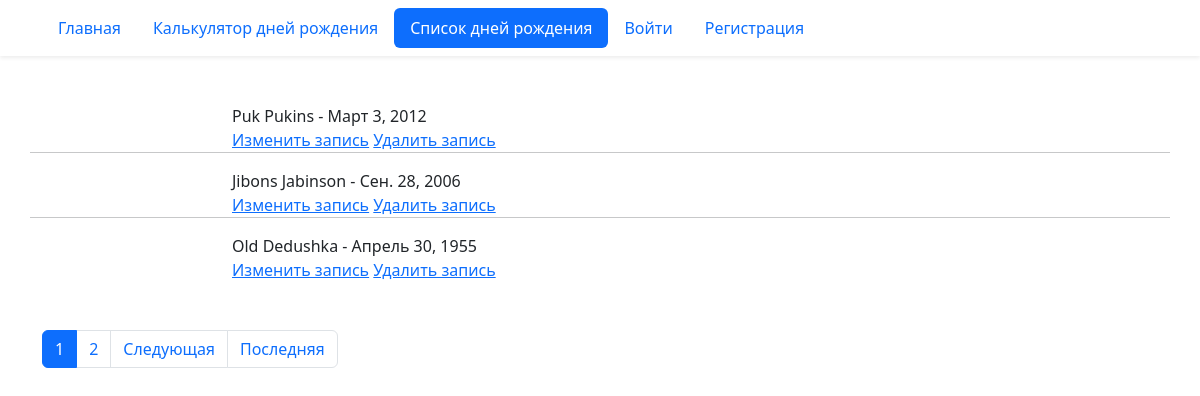
/birthday/list/, run on an earlier commit of the app's database.
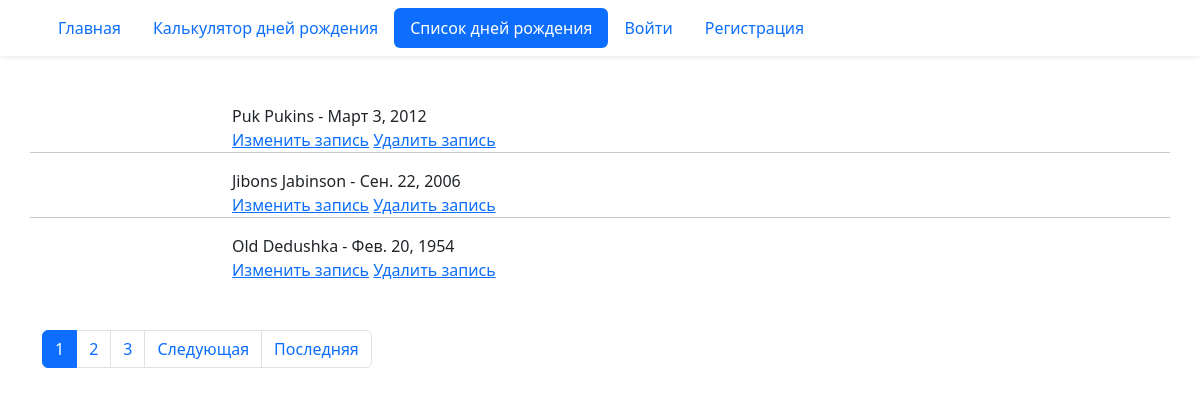
And on a later commit of the database.
### birthday/models.py (models this page shows)
class Birthday(models.Model):
    first_name = models.CharField('Имя', max_length=30)
    last_name = models.CharField(
        'Фамилия', blank=True, help_text='Необязательное поле', max_length=30
    )
    birthday = models.DateField('Дата рождения', validators=(real_age,))
    image = models.ImageField('Фото', upload_to='birthdays_images', blank=True)
    class Meta:
        constraints = (
            models.UniqueConstraint(
                fields=('first_name', 'last_name', 'birthday'),
                name='Unique person constraint',
            ),
        )

### birthday/views.py (the view)
# urls.py: path('list/', views.BirthdayListView.as_view(), name='list'),
class BirthdayListView(ListView):
    model = Birthday
    ordering = 'id'
    paginate_by = 3

### templates/birthday/birthday_list.html (shortened to what this page needs)
{% extends "base.html" %}
{% block content %}
  {% for birthday in page_obj %}
    <div class="row">
      <div class="col-2">
      </div>
      <div class="col-10">
        <div>
          {{ birthday.first_name }} {{ birthday.last_name }} - {{ birthday.birthday }}
        </div>
        <div>
          <a href="{% url 'birthday:edit' birthday.id %}">Изменить запись</a> <a href="{% url 'birthday:delete' birthday.id %}">Удалить запись</a>
        </div>
      </div>
      {% if not forloop.last %}
        <hr>
      {% endif %}
    </div>
  {% endfor %}
  {% include "includes/paginator.html" %}
{% endblock %}

### templates/base.html (shortened to what this page needs)
<!DOCTYPE html>
<html lang="ru">
  <head>
    {% load django_bootstrap5 %}
    {% bootstrap_css %}
  </head>
  <body>
    {% include "includes/header.html" %}
    <div class="container pt-5">
      {% block content %}{% endblock %}
    </div>
  </body>
</html>

### templates/includes/header.html
<header>
  <nav class="navbar shadow-sm">
    <div class="container">
      {% with request.resolver_match.view_name as view_name %}
        <ul class="nav nav-pills">
          <li class="nav-item">
            <a class="nav-link {% if view_name == 'pages:homepage' %} active {% endif %}"
              href="{% url 'pages:homepage' %}">
              Главная
            </a>
          </li>
          <li class="nav-item">
            <a class="nav-link {% if view_name == 'birthday:create' %} active {% endif %}"
              href="{% url 'birthday:create' %}">
              Калькулятор дней рождения
            </a>
          </li>
          <li class="nav-item">
            <a class="nav-link {% if view_name == 'birthday:list' %} active {% endif %}" href="{% url 'birthday:list' %}">
              Cписок дней рождения
            </a>
          </li>
          {% if user.is_authenticated %}
            <span class="navbar-text">Пользователь: <b>{{ user.username }}</b></span>
            <li class="nav-item">
              <a class="nav-link{% if view_name == 'password_change' %} active {% endif %}"
                href="{% url 'password_change' %}">Изменить пароль</a>
            </li>
            <li class="nav-item">
              <form method="post" action="{% url 'logout' %}" style="display: inline;">
                {% csrf_token %}
                  <button type="submit" class="nav-link btn btn-link" style="padding: 0; border: none; background: none;">
                   Выйти
                  </button>
              </form>
            </li>
          {% else %}
            <li class="nav-item">
              <a class="nav-link{% if view_name == 'login' %} active {% endif %}" href="{% url 'login' %}">Войти</a>
            </li>
            <li class="nav-item">
              <a class="nav-link{% if view_name == 'registration' %} active {% endif %}" href="{% url 'registration' %}">Регистрация</a>
            </li>
          {% endif %}
        </ul>
      {% endwith %}
    </div>
  </nav>
</header>

### templates/includes/paginator.html (shortened to what this page needs)
{% if page_obj.has_other_pages %}
  <nav class="my-5">
    <ul class="pagination">
      {% for i in page_obj.paginator.page_range %}
        {% if page_obj.number == i %}
          <li class="page-item active">
            <span class="page-link">{{ i }}</span>
          </li>
        {% else %}
          <li class="page-item">
            <a class="page-link" href="?page={{ i }}">{{ i }}</a>
          </li>
        {% endif %}
      {% endfor %}
      {% if page_obj.has_next %}
        <li class="page-item">
          <a class="page-link" href="?page={{ page_obj.next_page_number }}">
            Следующая
          </a>
        </li>
        <li class="page-item">
          <a class="page-link" href="?page={{ page_obj.paginator.num_pages }}">
            Последняя
          </a>
        </li>
      {% endif %}
    </ul>
  </nav>
{% endif %}

What changed in the data, as far as the page shows it:
changed Birthday "Jibons": birthday "Сен. 28, 2006" → "Сен. 22, 2006"
changed Birthday "Old": birthday "Апрель 30, 1955" → "Фев. 20, 1954"
Also different on the page:
new list line: "3"
